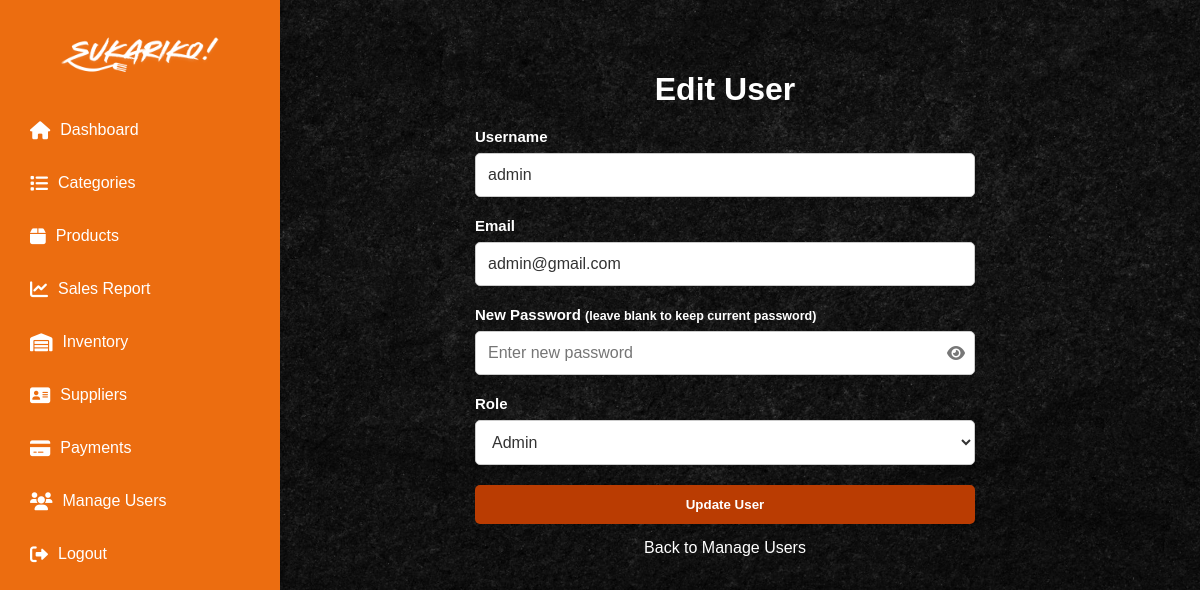
The app's page /Super_Admin/edit_user.php?id=11 (signed in) with its own data.
### tables this page shows
CREATE TABLE `users` (
  `id` int(11) NOT NULL,
  `username` varchar(255) NOT NULL,
  `password` varchar(255) NOT NULL,
  `email` varchar(255) NOT NULL,
  `phone` varchar(15) DEFAULT NULL,
  `profile_pic` varchar(255) DEFAULT NULL,
  `role` enum('user','admin','super_admin') DEFAULT 'user',
  `created_at` timestamp NOT NULL DEFAULT current_timestamp()
);

### Super_Admin/edit_user.php (the view, shortened to what this page needs)
<?php
require __DIR__ . '/../db.php';
$userId = $_GET['id'];
try {
    $stmt = $pdo->prepare("SELECT id, username, email, role FROM users WHERE id = :id");
    $stmt->bindParam(':id', $userId, PDO::PARAM_INT);
    $stmt->execute();
    $user = $stmt->fetch(PDO::FETCH_ASSOC);
} catch (PDOException $e) {
    die("Database error: " . $e->getMessage());
}
?>
<!DOCTYPE html>
<html lang="en">
<head>
    <link rel="stylesheet" href="https://cdnjs.cloudflare.com/ajax/libs/font-awesome/6.0.0/css/all.min.css">
</head>
<body>
    <div class="sidebar">
        <h2>
            <img src="../imgmain/logo1.png" alt="image">
        </h2>
        <ul>
            <li><a href="super_admin_dashboard.php"><i class="fas fa-home"></i> Dashboard</a></li>
            <li><a href="categories.php"><i class="fas fa-list"></i> Categories</a></li>
            <li><a href="products.php" class="active"><i class="fas fa-box"></i> Products</a></li>
            <li><a href="sales.php"><i class="fas fa-chart-line"></i> Sales Report</a></li>
            <li><a href="inventory.php"><i class="fas fa-warehouse"></i> Inventory</a></li>
            <li><a href="suppliers.php"><i class=" fas fa-address-card"></i>Suppliers</a></li>
            <li><a href="payments.php"><i class="fas fa-credit-card"></i> Payments</a></li>
            <li><a href="users.php"><i class="fas fa-users"></i> Manage Users</a></li>
            <li><a href="/POS/logout.php"><i class="fas fa-sign-out-alt"></i> Logout</a></li>
        </ul>
    </div>
    <div class="main-content">
        <div class="container">
            <h1>Edit User</h1>
            <form action="edit_user.php?id=<?= $user['id']; ?>" method="POST">
                <div class="form-group">
                    <label for="username">Username</label>
                    <input type="text" name="username" id="username" value="<?= htmlspecialchars($user['username']); ?>" required>
                </div>
                <div class="form-group">
                    <label for="email">Email</label>
                    <input type="email" name="email" id="email" value="<?= htmlspecialchars($user['email']); ?>" required>
                </div>
                <div class="form-group">
                    <label for="password">New Password <small>(leave blank to keep current password)</small></label>
                    <div class="password-wrapper">
                        <input type="password" name="password" id="password" placeholder="Enter new password">
                        <i class="fas fa-eye password-toggle" onclick="togglePassword()"></i>
                    </div>
                </div>
                <div class="form-group">
                    <label for="role">Role</label>
                    <select name="role" id="role" required>
                        <option value="admin" <?= $user['role'] === 'admin' ? 'selected' : ''; ?>>Admin</option>
                    </select>
                </div>
                <button type="submit" class="btn">Update User</button>
            </form>
            <a href="users.php">Back to Manage Users</a>
        </div>
    </div>
</body>
</html>

### Super_Admin/edit_user.php (style rules this page uses)
body { font-family: Arial, sans-serif; margin: 0; padding: 0; background-image: url('../indexpic/preview.jpg'); background-size: cover; background-repeat: no-repeat; background-position: center; }
.sidebar { width: 250px; height: 100vh; background-color: #EC6D10; padding: 15px; position: fixed; top: 0; left: 0; color: white; box-shadow: 2px 0 5px rgba(0, 0, 0, 0.1); }
.sidebar h2 { text-align: center; margin-bottom: 30px; }
.sidebar h2 img { height: 40px; width: auto; }
.sidebar ul { list-style: none; padding: 0; margin: 0; }
.sidebar ul li { margin-bottom: 15px; }
.sidebar ul li a { color: white; text-decoration: none; font-size: 16px; display: flex; align-items: center; padding: 10px 15px; border-radius: 5px; transition: all 0.3s ease; }
.sidebar ul li a i { margin-right: 10px; font-size: 18px; }
.main-content { flex-grow: 1; margin-left: 250px; padding: 20px; }
.container { max-width: 500px; margin: 0 auto; padding: 30px; border-radius: 10px; box-shadow: 0 4px 10px rgba(0, 0, 0, 0.1); }
h1 { color: white; margin-bottom: 20px; text-align: center; }
.form-group { margin-bottom: 20px; text-align: left; }
.form-group label { display: block; margin-bottom: 8px; font-weight: bold; color: #333; font-size: 15px; }
.form-group input, .form-group select { width: 100%; padding: 12px; border-radius: 5px; border: 1px solid #ccc; font-size: 16px; box-sizing: border-box; background-color: white; color: #333; }
.btn { padding: 12px 20px; background: rgba(186, 60, 2, 1); color: white; font-weight: bold; border-radius: 5px; cursor: pointer; transition: 0.3s; width: 100%; text-align: center; border: none; }
a { display: block; margin-top: 15px; text-decoration: none; color: white; transition: color 0.3s; text-align: center; }
label { display: block; margin-bottom: 5px; font-weight: bold; text-align: left; color: white; }
.form-group label { display: block; margin-bottom: 8px; font-weight: bold; color: white; font-size: 15px; }
.password-wrapper { position: relative; }
.password-toggle { position: absolute; right: 10px; top: 50%; transform: translateY(-50%); cursor: pointer; color: #777; }

### records on screen
users: username "admin", email "admin@gmail.com", role "Admin"
